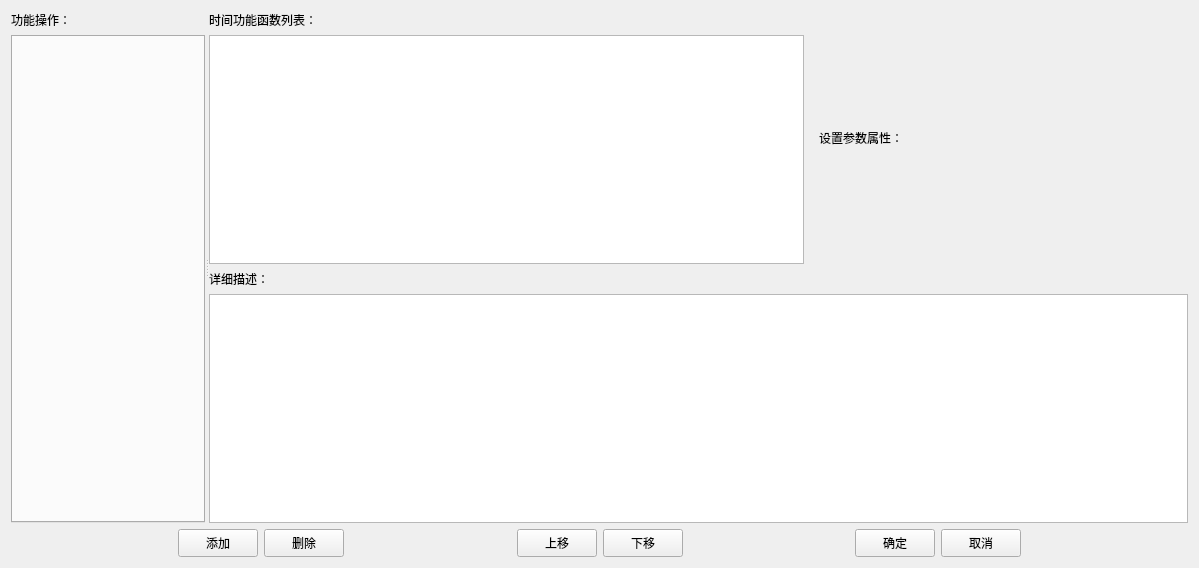
<?xml version="1.0" encoding="UTF-8"?>
<ui version="4.0">
 <class>FunctionEditorDialog</class>
 <widget class="QDialog" name="FunctionEditorDialog">
  <property name="geometry">
   <rect>
    <x>0</x>
    <y>0</y>
    <width>1199</width>
    <height>568</height>
   </rect>
  </property>
  <property name="windowTitle">
   <string>Dialog</string>
  </property>
  <layout class="QVBoxLayout" name="verticalLayout_5">
   <item>
    <widget class="QSplitter" name="splitter">
     <property name="sizePolicy">
      <sizepolicy hsizetype="Expanding" vsizetype="Expanding">
       <horstretch>0</horstretch>
       <verstretch>0</verstretch>
      </sizepolicy>
     </property>
     <property name="orientation">
      <enum>Qt::Horizontal</enum>
     </property>
     <widget class="QWidget" name="layoutWidget">
      <layout class="QVBoxLayout" name="verticalLayout">
       <property name="sizeConstraint">
        <enum>QLayout::SetMaximumSize</enum>
       </property>
       <item>
        <widget class="QLabel" name="label">
         <property name="text">
          <string>功能操作：</string>
         </property>
        </widget>
       </item>
       <item>
        <widget class="QTabWidget" name="tabFuncSelect">
         <property name="sizePolicy">
          <sizepolicy hsizetype="Expanding" vsizetype="Expanding">
           <horstretch>0</horstretch>
           <verstretch>0</verstretch>
          </sizepolicy>
         </property>
         <property name="currentIndex">
          <number>-1</number>
         </property>
        </widget>
       </item>
      </layout>
     </widget>
     <widget class="QWidget" name="layoutWidget">
      <layout class="QVBoxLayout" name="verticalLayout_4">
       <property name="sizeConstraint">
        <enum>QLayout::SetMaximumSize</enum>
       </property>
       <item>
        <layout class="QHBoxLayout" name="horizontalLayout_2">
         <item>
          <layout class="QVBoxLayout" name="verticalLayout_3">
           <property name="sizeConstraint">
            <enum>QLayout::SetMaximumSize</enum>
           </property>
           <item>
            <widget class="QLabel" name="label_3">
             <property name="sizePolicy">
              <sizepolicy hsizetype="Expanding" vsizetype="Preferred">
               <horstretch>0</horstretch>
               <verstretch>0</verstretch>
              </sizepolicy>
             </property>
             <property name="text">
              <string>时间功能函数列表：</string>
             </property>
            </widget>
           </item>
           <item>
            <widget class="QTableWidget" name="tableEventFunc"/>
           </item>
          </layout>
         </item>
         <item>
          <widget class="QWidget" name="propTableFunc" native="true">
           <property name="sizePolicy">
            <sizepolicy hsizetype="Preferred" vsizetype="Expanding">
             <horstretch>0</horstretch>
             <verstretch>0</verstretch>
            </sizepolicy>
           </property>
           <property name="minimumSize">
            <size>
             <width>160</width>
             <height>0</height>
            </size>
           </property>
           <layout class="QVBoxLayout" name="propTableFuncLayout">
            <property name="sizeConstraint">
             <enum>QLayout::SetMaximumSize</enum>
            </property>
            <property name="topMargin">
             <number>0</number>
            </property>
            <property name="bottomMargin">
             <number>0</number>
            </property>
            <item>
             <widget class="QLabel" name="label_4">
              <property name="minimumSize">
               <size>
                <width>360</width>
                <height>0</height>
               </size>
              </property>
              <property name="text">
               <string>设置参数属性：</string>
              </property>
             </widget>
            </item>
           </layout>
          </widget>
         </item>
        </layout>
       </item>
       <item>
        <layout class="QVBoxLayout" name="verticalLayout_2">
         <item>
          <widget class="QLabel" name="label_2">
           <property name="text">
            <string>详细描述：</string>
           </property>
          </widget>
         </item>
         <item>
          <widget class="QPlainTextEdit" name="plainTextFuncDesc"/>
         </item>
        </layout>
       </item>
      </layout>
     </widget>
    </widget>
   </item>
   <item>
    <layout class="QHBoxLayout" name="horizontalLayout">
     <property name="sizeConstraint">
      <enum>QLayout::SetFixedSize</enum>
     </property>
     <item>
      <spacer name="horizontalSpacer_3">
       <property name="orientation">
        <enum>Qt::Horizontal</enum>
       </property>
       <property name="sizeHint" stdset="0">
        <size>
         <width>40</width>
         <height>20</height>
        </size>
       </property>
      </spacer>
     </item>
     <item>
      <spacer name="horizontalSpacer_4">
       <property name="orientation">
        <enum>Qt::Horizontal</enum>
       </property>
       <property name="sizeHint" stdset="0">
        <size>
         <width>40</width>
         <height>20</height>
        </size>
       </property>
      </spacer>
     </item>
     <item>
      <widget class="QToolButton" name="btnAdd">
       <property name="minimumSize">
        <size>
         <width>80</width>
         <height>28</height>
        </size>
       </property>
       <property name="text">
        <string>添加</string>
       </property>
      </widget>
     </item>
     <item>
      <widget class="QToolButton" name="btnDel">
       <property name="minimumSize">
        <size>
         <width>80</width>
         <height>28</height>
        </size>
       </property>
       <property name="text">
        <string>删除</string>
       </property>
      </widget>
     </item>
     <item>
      <spacer name="horizontalSpacer">
       <property name="orientation">
        <enum>Qt::Horizontal</enum>
       </property>
       <property name="sizeHint" stdset="0">
        <size>
         <width>40</width>
         <height>20</height>
        </size>
       </property>
      </spacer>
     </item>
     <item>
      <spacer name="horizontalSpacer_2">
       <property name="orientation">
        <enum>Qt::Horizontal</enum>
       </property>
       <property name="sizeHint" stdset="0">
        <size>
         <width>40</width>
         <height>20</height>
        </size>
       </property>
      </spacer>
     </item>
     <item>
      <widget class="QToolButton" name="btnMoveUp">
       <property name="minimumSize">
        <size>
         <width>80</width>
         <height>28</height>
        </size>
       </property>
       <property name="text">
        <string>上移</string>
       </property>
      </widget>
     </item>
     <item>
      <widget class="QToolButton" name="btnMoveDown">
       <property name="minimumSize">
        <size>
         <width>80</width>
         <height>28</height>
        </size>
       </property>
       <property name="text">
        <string>下移</string>
       </property>
      </widget>
     </item>
     <item>
      <spacer name="horizontalSpacer_5">
       <property name="orientation">
        <enum>Qt::Horizontal</enum>
       </property>
       <property name="sizeHint" stdset="0">
        <size>
         <width>40</width>
         <height>20</height>
        </size>
       </property>
      </spacer>
     </item>
     <item>
      <spacer name="horizontalSpacer_6">
       <property name="orientation">
        <enum>Qt::Horizontal</enum>
       </property>
       <property name="sizeHint" stdset="0">
        <size>
         <width>40</width>
         <height>20</height>
        </size>
       </property>
      </spacer>
     </item>
     <item>
      <widget class="QToolButton" name="btnOk">
       <property name="minimumSize">
        <size>
         <width>80</width>
         <height>28</height>
        </size>
       </property>
       <property name="text">
        <string>确定</string>
       </property>
      </widget>
     </item>
     <item>
      <widget class="QToolButton" name="btnCancel">
       <property name="minimumSize">
        <size>
         <width>80</width>
         <height>28</height>
        </size>
       </property>
       <property name="text">
        <string>取消</string>
       </property>
      </widget>
     </item>
     <item>
      <spacer name="horizontalSpacer_7">
       <property name="orientation">
        <enum>Qt::Horizontal</enum>
       </property>
       <property name="sizeHint" stdset="0">
        <size>
         <width>40</width>
         <height>20</height>
        </size>
       </property>
      </spacer>
     </item>
     <item>
      <spacer name="horizontalSpacer_8">
       <property name="orientation">
        <enum>Qt::Horizontal</enum>
       </property>
       <property name="sizeHint" stdset="0">
        <size>
         <width>40</width>
         <height>20</height>
        </size>
       </property>
      </spacer>
     </item>
    </layout>
   </item>
  </layout>
 </widget>
 <resources/>
 <connections/>
</ui>
